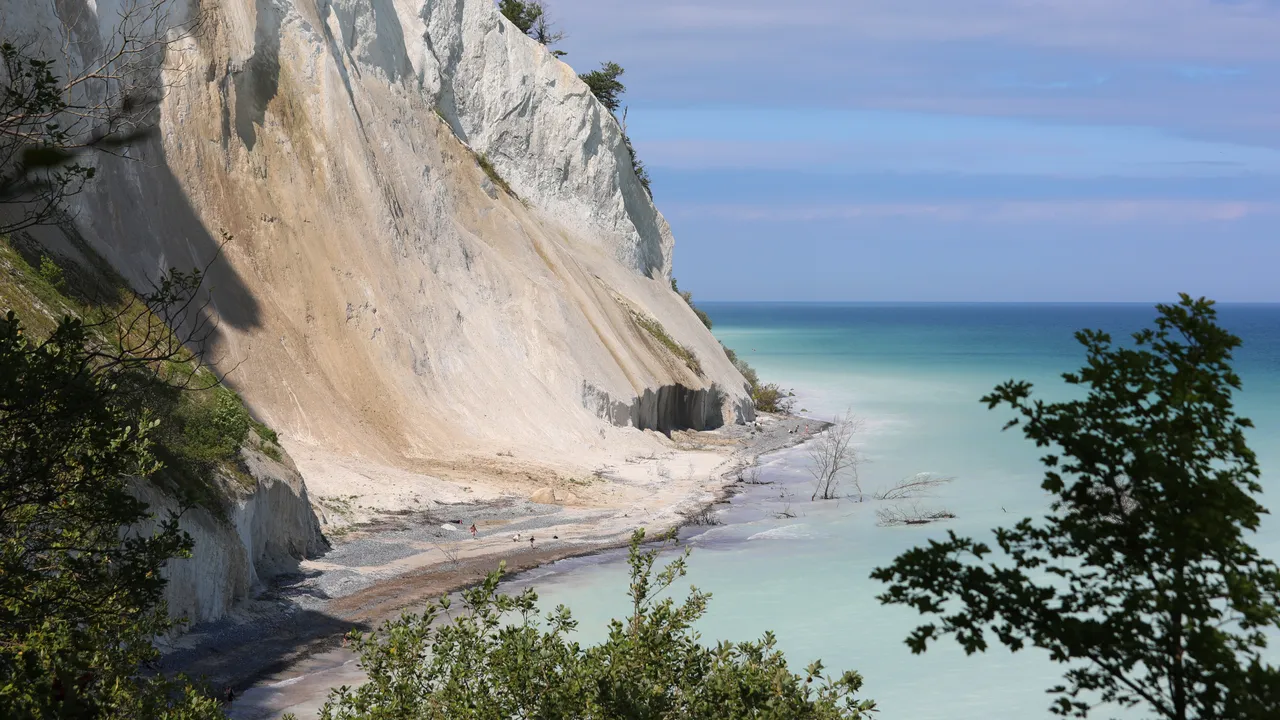
#> input picture Third Year/FCV Lab/Week2/img.webp, 1280 x 720 px
$ python Gamma.py
#> lines starting #> are read from the running program, lines starting #| are printed output that depends on the picture
import cv2
import numpy as np
img=cv2.imread('img.webp')
#> img is the input picture: shape (720, 1280, 3); mean B, G, R 136.5, 133.3, 125.8
for gamma in [0.1,0.5,1.2,2.2]:
    gamma_corrected=np.array(255*(img/255)**gamma,dtype='uint8')
    cv2.imshow(f"Gamma{gamma}",gamma_corrected)
    cv2.waitKey(0)
    cv2.destroyAllWindows()
#> this loop made 4 passes
#> pass 1, `gamma_corrected=np.array(255*(img/255)**gamma,dtype='uint8')`:
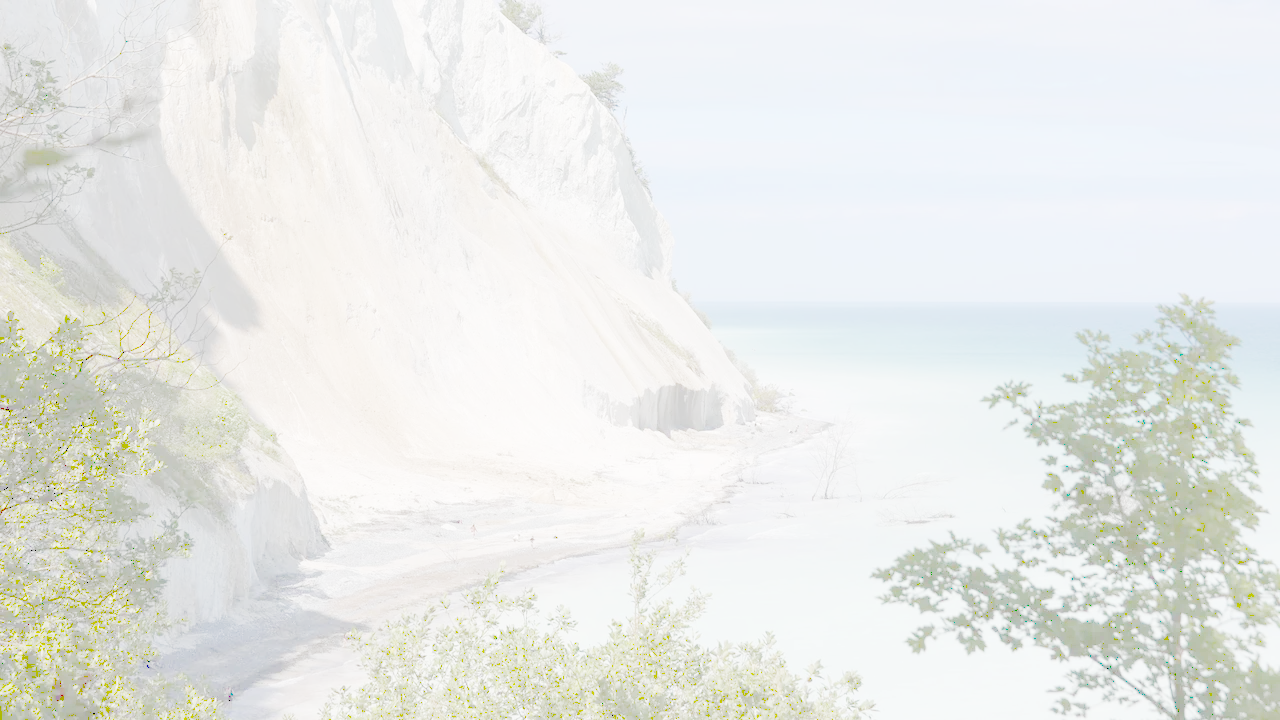
#> gamma_corrected: shape (720, 1280, 3); mean B, G, R 232, 234.7, 232.7
#> pass 2, `gamma_corrected=np.array(255*(img/255)**gamma,dtype='uint8')`:
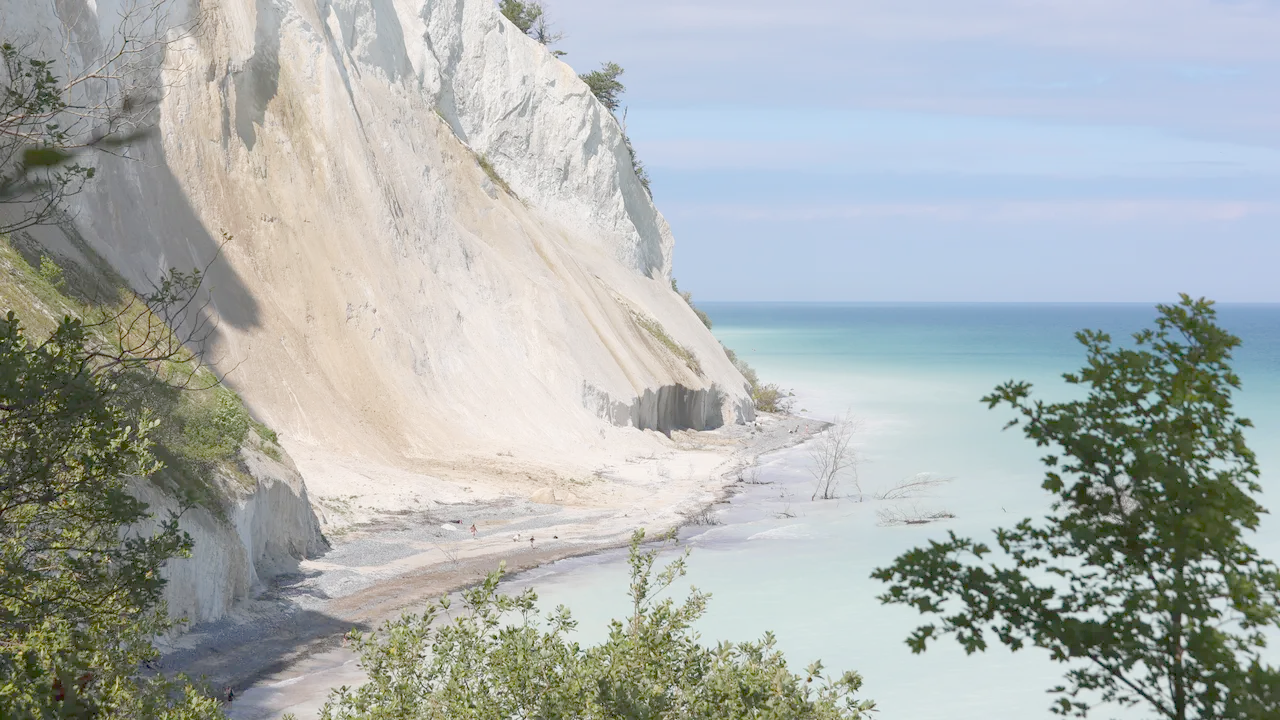
#> gamma_corrected: shape (720, 1280, 3); mean B, G, R 175.6, 177, 171
